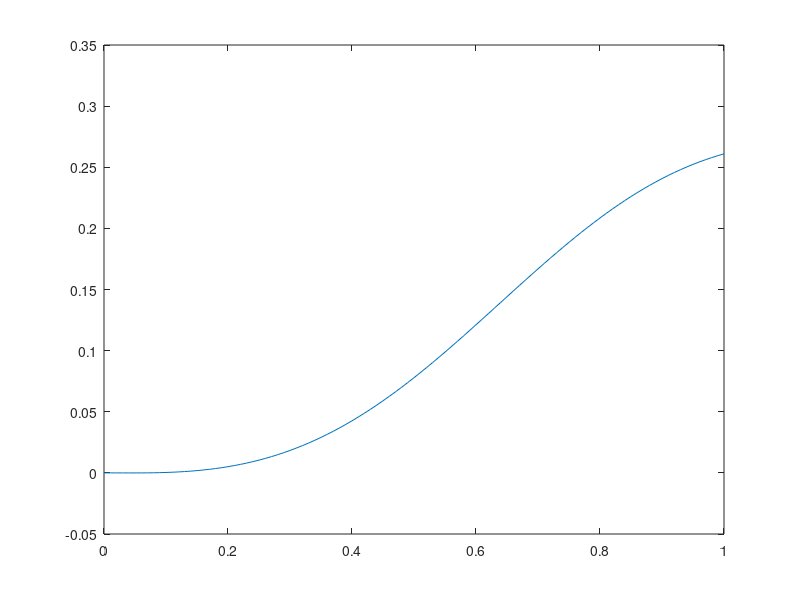

This chart was generated by the following MATLAB code: (Note: this script raises an error after producing the figure.)
%Problem 1 : Tire Forces: Mild Manuever
%clear
%clc

%Vehicle Parameters
a   =  1.14;		% distance c.g. to front axle (m) 
L   =  2.54;		% wheel base (m)
m   =  1500;		% mass (kg)
Iz  =  2420.0;	% yaw moment of inertia (kg-m^2)
b=L-a;   %distance of c.g to rear axel (m) 
g=9.81;
vx=20;

%%Tire forces
B=10;
C=1.3;
D=1;
E=0.97;

%timespan for all simulations
T=0:0.01:1;

%1.1 compute front and rear cornerning stifness
F_zf = b*m*g/L;
F_zr = a*m*g/L;
Ca_r=a/L*m*g*C*(B*(1-E)+E*B);
Ca_f=b/L*m*g*C*(B*(1-E)+E*B);

%1.2.1 compute the front and rear cornering stifness for the vehicle generate equilibrium trajetory using Euler integration and linear tire
%forces
% Ca_r = F_zr*B*C*D;
% Ca_f = F_zf*B*C*D;
delta_fun=@(t) pi/180*sin(2*pi*t)-0.00175;
F_yr = @(x, delta) Ca_r*( -(x(1) - b*x(2))/vx );
F_yf = @(x, delta) Ca_f*( delta - ( x(1) + a*x(2))/vx );
dzdt = @(x, u) [
    vx*cos(x(3)) - x(4)*sin(x(3));
    x(4)*cos(x(3)) + vx*sin(x(3));
    x(5);
    ( F_yr([x(4), x(5)], u) + F_yf([x(4), x(5)], u) - m*vx*x(5) )/m;
    ( -b*F_yr([x(4), x(5)], u) + a*F_yf([x(4), x(5)], u) )/Iz];

% integrate trajectory forward
t_span = T(end)/(length(T)-1);
Z_eq(:,1) = zeros(5,1); 
for i = 1:length(T) - 1
    Z_eq(:,i+1) = Z_eq(:,i) + (T(i+1) - T(i))* ...
                    dzdt(Z_eq(:,i), delta_fun((i-1)*t_span));
end          

plot(T,Z_eq(2,:));

%1.2.2 linearization for feedback gains bike with linear tire forces
Q = eye(5);
R = 0.5;

psi_hat = Z_eq(3,:);
vy_hat = Z_eq(4,:);
r_hat = Z_eq(5,:);

Afun = @(i) [
    0 0 (-vx*sin(psi_hat(i))-vy_hat(i)*cos(psi_hat(i))) -sin(psi_hat(i)) 0;
    0 0 (-vy_hat(i)*sin(psi_hat(i))+vx*cos(psi_hat(i))) cos(psi_hat(i)) 0;
    0 0 0 0 1;
    0 0 0 -(Ca_r + Ca_f)/m/vx ((Ca_r*b - Ca_f*a)/m/vx - vx);
    0 0 0 (b*Ca_r - a*Ca_f)/Iz/vx -(b*b*Ca_r + a*a*Ca_f)/Iz/vx];      
Bfun = @(i) [0; 0; 0; Ca_f/m; a*Ca_f/Iz];

[K,~] = lqr_LTV(Afun, Bfun, Q, R, T);

%1.2.3 Plot linear vs nonlinear tire forces and find max % difference
% Linear
for i = 1:length(T)
    F_yf_linear(i) = Ca_f*(delta_fun(i*t_span) - (vy_hat(i)+a*r_hat(i))/vx);
    F_yr_linear(i) = -Ca_r*(vy_hat(i) - b*r_hat(i))/vx;
    
    alpha_f_Pac(i) = delta_fun(i*t_span) - atan((vy_hat(i)+a*r_hat(i))/vx);
    alpha_r_Pac(i) = atan(-(vy_hat(i) - b*r_hat(i))/vx);
    F_yf_Pac(i) = F_zf*D*sin(C*atan(B*(1-E)*alpha_f_Pac(i) + E*atan(B*alpha_f_Pac(i))));
    F_yr_Pac(i) = F_zr*D*sin(C*atan(B*(1-E)*alpha_r_Pac(i) + E*atan(B*alpha_r_Pac(i))));
end

figure;
plot(T,F_yf_linear,T,F_yf_Pac); 
figure;
plot(T,F_yr_linear,T,F_yr_Pac);

error(1) = 100*max( abs((F_yf_linear-F_yf_Pac)./F_yf_Pac) );
error(2) = 100*max( abs((F_yr_linear-F_yr_Pac)./F_yr_Pac) );
tireforce_percent_error = max(error);

%1.2.4 Euler Simulate with  Nonlinear tire dynamics
delta_max = 45/180*pi; 
alpha_f_NL = @(x, delta) sign(delta)*min(abs(delta),45/180*pi) - atan(( x(1) + a*x(2))/vx); 
alpha_r_NL = @(x, delta) -atan((x(1) - b*x(2))/vx);

F_yf_NL = @(x, delta) F_zf*D*sin(C*atan(B*(1-E)*alpha_f_NL(x, delta) + ...
    E*atan(B*alpha_f_NL(x, delta))));

F_yr_NL = @(x, delta) F_zr*D*sin(C*atan(B*(1-E)*alpha_r_NL(x, delta) + ...
    E*atan(B*alpha_r_NL(x, delta))));

dzdy_NL = @(x, u) [vx*cos(x(3)) - x(4)*sin(x(3));
                x(4)*cos(x(3)) + vx*sin(x(3));
                x(5);
                ( F_yr_NL([x(4), x(5)], u) + F_yf_NL([x(4), x(5)], u)*cos(u) - m*vx*x(5) )/m;
                ( -b*F_yr_NL([x(4), x(5)], u) + a*F_yf_NL([x(4), x(5)], u)*cos(u) )/Iz];
            
Z(:,1) = zeros(5,1);
for i = 1:length(T)-1
   delta_(i) = K{i}*(Z_eq(:,i) - Z(:,i)) + delta_fun((i-1)*t_span);
   Z(:,i+1) = Z(:,i) + (T(i+1) - T(i))*dzdy_NL(Z(:,i), delta_(i));
end
            
[max_distance_error, index] = max( sqrt((Z_eq(1,:)-Z(1,:)).^2 + (Z_eq(2,:)-Z(2,:)).^2))


%Function library


function [K, P] = lqr_LTV(AFun,BFun,Q,R,tSpan)
    nSteps = length(tSpan);

    P{nSteps} = zeros(size(Q));
    K{nSteps} = zeros(length(R),length(Q));
    
    for i = nSteps-1:-1:1
        A_ = AFun(i+1);
        B_ = BFun(i+1);
        P_ = P{i+1};
        
        P{i} = P_ + (tSpan(i+1)-tSpan(i)) * ( P_*A_ + A_'*P_ - P_*B_*(R\(B_'*P_)) + Q);
        K{i} = R\(B_'*P_);
    end
end

